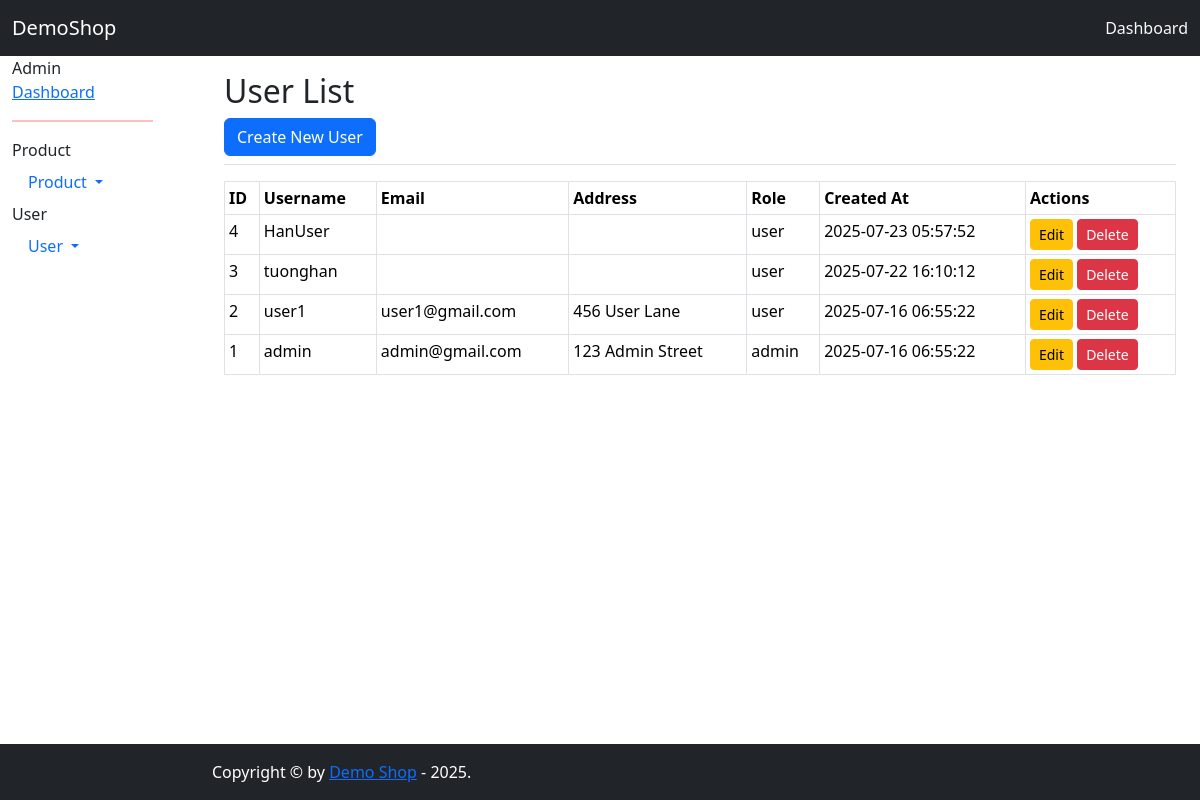
The app's page /backend/functions/user/index.php with its own data.
### tables this page shows
CREATE TABLE `users` (
  `id` int NOT NULL AUTO_INCREMENT,
  `username` varchar(50) DEFAULT NULL,
  `password` varchar(255) NOT NULL,
  `email` varchar(100) DEFAULT NULL,
  `address` varchar(255) DEFAULT NULL,
  `role` enum('admin','user') DEFAULT 'user',
  `created_at` timestamp NULL DEFAULT CURRENT_TIMESTAMP,
  PRIMARY KEY (`id`) USING BTREE,
  UNIQUE KEY `user_UNIQUE` (`username`) USING BTREE,
  UNIQUE KEY `email_UNIQUE` (`email`) USING BTREE
);

### backend/functions/user/index.php (the view, shortened to what this page needs)
<?php
include_once(__DIR__ . '/../../../dbconnect.php');
$sql = "SELECT id, username, email, address, role, created_at FROM users ORDER BY id DESC";
$result = $conn->query($sql);
$users = [];
while ($row = $result->fetch_assoc()) {
    $users[] = $row;
}
?>
<!DOCTYPE html>
<html lang="en">
<head>
</head>
<body class="d-flex flex-column h-100">
    <?php include_once(__DIR__ . '/../../layouts/partials/header.php'); ?>
    <div class="container-fluid">
        <div class="row">
            <?php include_once(__DIR__ . '/../../layouts/partials/sidebar.php'); ?>
            <main class="col-md-10 ml-sm-auto px-4 mb-2">
                <div class="pt-3 pb-2 mb-3 border-bottom">
                    <h1 class="h2">User List</h1>
                    <a href="create.php" class="btn btn-primary">Create New User</a>
                </div>
                <table class="table table-bordered table-hover table-sm">
                    <thead class="thead-dark">
                        <tr>
                            <th>ID</th>
                            <th>Username</th>
                            <th>Email</th>
                            <th>Address</th>
                            <th>Role</th>
                            <th>Created At</th>
                            <th>Actions</th>
                        </tr>
                    </thead>
                    <tbody>
                        <?php foreach ($users as $user): ?>
                            <tr>
                                <td><?= $user['id'] ?></td>
                                <td><?= htmlspecialchars($user['username']) ?></td>
                                <td><?= htmlspecialchars($user['email']) ?></td>
                                <td><?= htmlspecialchars($user['address']) ?></td>
                                <td><?= $user['role'] ?></td>
                                <td><?= $user['created_at'] ?></td>
                                <td>
                                    <a href="update.php?id=<?= $user['id'] ?>" class="btn btn-sm btn-warning">Edit</a>
                                    <a href="delete.php?id=<?= $user['id'] ?>" class="btn btn-sm btn-danger">Delete</a>
                                </td>
                            </tr>
                        <?php endforeach; ?>
                    </tbody>
                </table>
            </main>
        </div>
    </div>
    <?php include_once(__DIR__ . '/../../layouts/partials/footer.php'); ?>
</body>
</html>

### assets/backend/css/style.css (style rules this page uses)
body { display: flex; flex-direction: column; min-height: 100vh; }
main { flex: 1; }

### records on screen
users: id "4", username "HanUser", role "user", created_at "2025-07-23 05:57:52"
users: id "3", username "tuonghan", role "user", created_at "2025-07-22 16:10:12"
users: id "2", username "user1", email "user1@gmail.com", address "456 User Lane", role "user", created_at "2025-07-16 06:55:22"
users: id "1", username "admin", email "admin@gmail.com", address "123 Admin Street", role "admin", created_at "2025-07-16 06:55:22"
